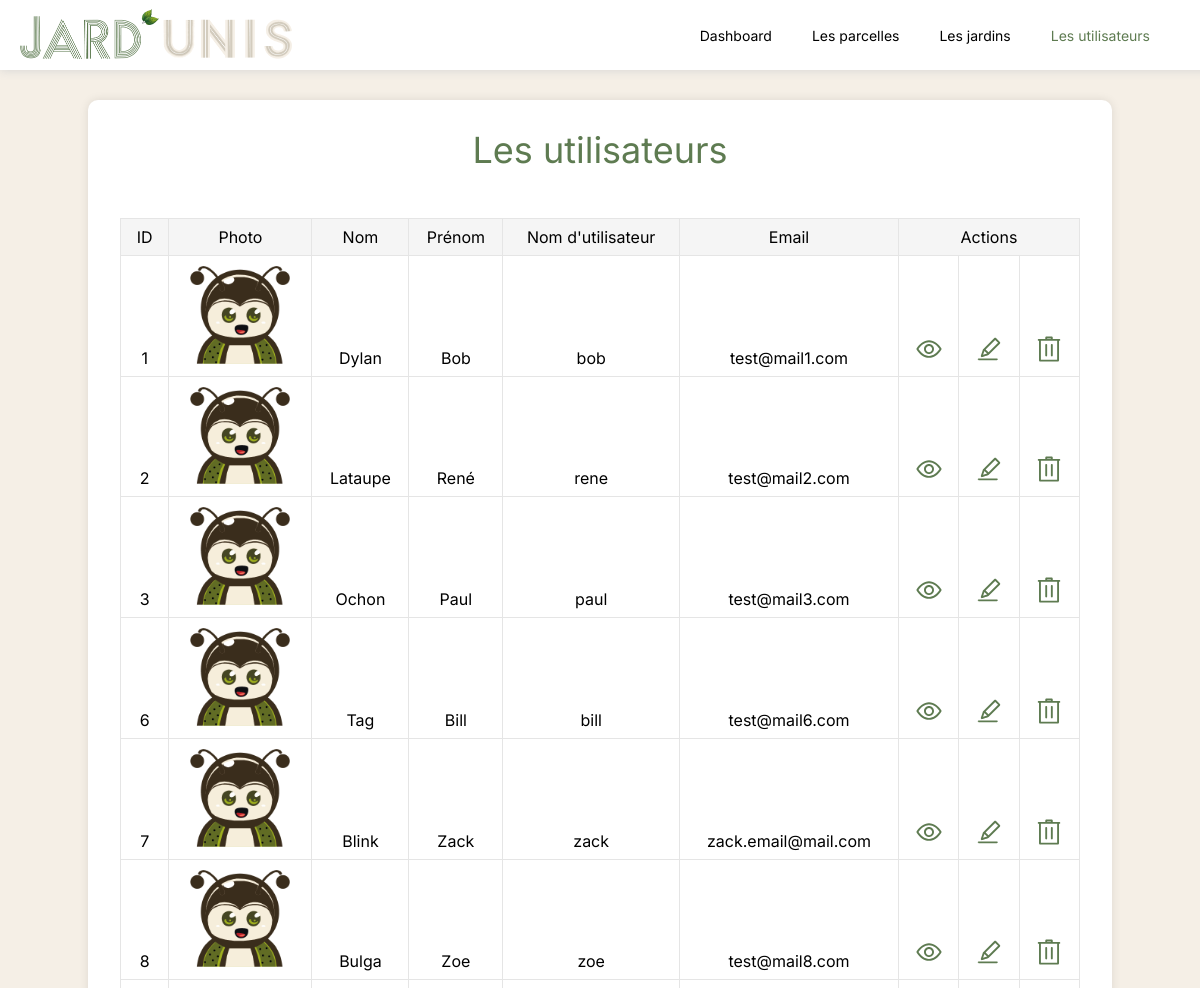
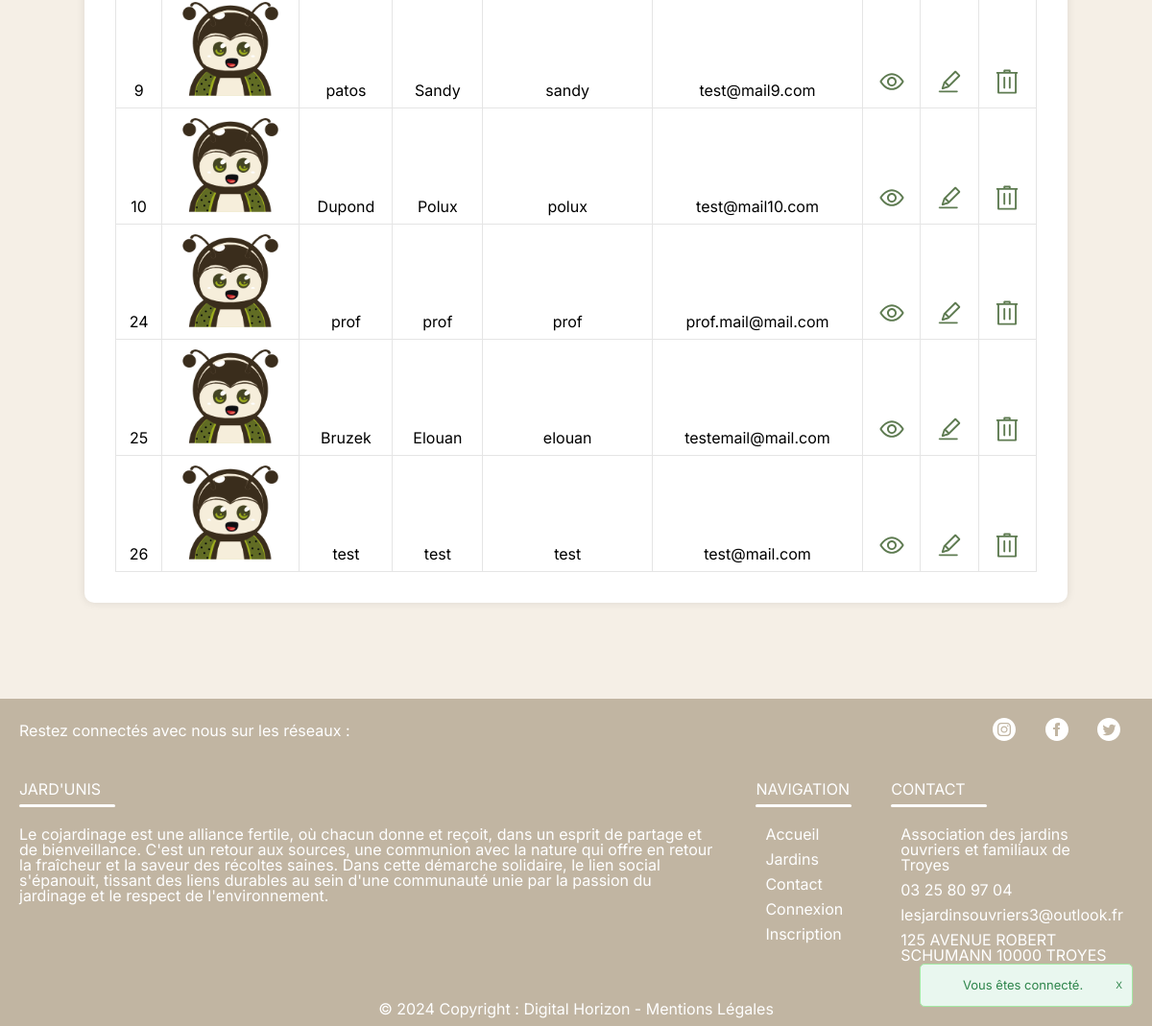
Screenshot of /admin/users/tableUsers.php (signed in) with the database file from the repository (2 pictures, top to bottom).
### tables this page shows
CREATE TABLE `users` (
  `user_id` int(11) NOT NULL,
  `user_nom` varchar(50) NOT NULL,
  `user_prnm` varchar(50) NOT NULL,
  `user_login` varchar(50) NOT NULL,
  `user_pass` varchar(255) NOT NULL,
  `user_email` varchar(100) NOT NULL,
  `user_photo` varchar(100) NOT NULL DEFAULT 'default_user.webp'
);

### admin/users/tableUsers.php (the view, shortened to what this page needs)
<?php
require('../../model/connectBD.php');
require('../../composants/head.php');
require('../../composants/headerAdmin.php');
$req = $bd->query("SELECT * FROM users ORDER BY 1");
$users = $req->fetchAll(PDO::FETCH_ASSOC);
?>
<div class="container-dashboard">
    <h1>Les utilisateurs</h1>
    <div class="block-tempUsers">
        <table border="1">
            <tr>
                <th>ID</th>
                <th>Photo</th>
                <th>Nom</th>
                <th>Prénom</th>
                <th>Nom d'utilisateur</th>
                <th>Email</th>
                <th colspan="3">Actions</th>
            </tr>
            <?php
            foreach ($users as $user) {
                echo '<tr>';
                echo '<td>' . $user['user_id'] . '</td>';
                echo '<td><img src="/src/assets/uploads/' . $user['user_photo'] . '" alt="Photo de profil" style="width:100px;"></td>';
                echo '<td>' . $user['user_nom'] . '</td>';
                echo '<td>' . $user['user_prnm'] . '</td>';
                echo '<td>' . $user['user_login'] . '</td>';
                echo '<td>' . $user['user_email'] . '</td>';
                echo '<td><a href="compte.php?users=' . $user['user_id'] . '"><svg clip-rule="evenodd" fill="currentColor" stroke-linejoin="round" stroke-miterlimit="2" viewBox="0 0 24 24" xmlns="http://www.w3.org/2000/svg"><path d="m11.998 5c-4.078 0-7.742 3.093-9.853 6.483-.096.159-.145.338-.145.517s.048.358.144.517c2.112 3.39 5.776 6.483 9.854 6.483 4.143 0 7.796-3.09 9.864-6.493.092-.156.138-.332.138-.507s-.046-.351-.138-.507c-2.068-3.403-5.721-6.493-9.864-6.493zm8.413 7c-1.837 2.878-4.897 5.5-8.413 5.5-3.465 0-6.532-2.632-8.404-5.5 1.871-2.868 4.939-5.5 8.404-5.5 3.518 0 6.579 2.624 8.413 5.5zm-8.411-4c2.208 0 4 1.792 4 4s-1.792 4-4 4-4-1.792-4-4 1.792-4 4-4zm0 1.5c-1.38 0-2.5 1.12-2.5 2.5s1.12 2.5 2.5 2.5 2.5-1.12 2.5-2.5-1.12-2.5-2.5-2.5z" fill-rule="nonzero"/></svg></a></td>';
                echo '<td><a href="modifFormUser.php?users=' . $user['user_id'] . '"><svg clip-rule="evenodd" fill="currentColor" stroke-linejoin="round" stroke-miterlimit="2" viewBox="0 0 24 24" xmlns="http://www.w3.org/2000/svg"><path d="m19 20.25c0-.402-.356-.75-.75-.75-2.561 0-11.939 0-14.5 0-.394 0-.75.348-.75.75s.356.75.75.75h14.5c.394 0 .75-.348.75-.75zm-7.403-3.398 9.124-9.125c.171-.171.279-.423.279-.684 0-.229-.083-.466-.28-.662l-3.115-3.104c-.185-.185-.429-.277-.672-.277s-.486.092-.672.277l-9.143 9.103c-.569 1.763-1.555 4.823-1.626 5.081-.02.075-.029.15-.029.224 0 .461.349.848.765.848.511 0 .991-.189 5.369-1.681zm-3.27-3.342 2.137 2.137-3.168 1.046zm.955-1.166 7.651-7.616 2.335 2.327-7.637 7.638z" fill-rule="nonzero"/></svg></a></td>';
                echo '<td><a onclick="openModalUser()" href="#"><svg clip-rule="evenodd" fill="currentColor" stroke-linejoin="round" stroke-miterlimit="2" viewBox="0 0 24 24" xmlns="http://www.w3.org/2000/svg"><path d="m4.015 5.494h-.253c-.413 0-.747-.335-.747-.747s.334-.747.747-.747h5.253v-1c0-.535.474-1 1-1h4c.526 0 1 .465 1 1v1h5.254c.412 0 .746.335.746.747s-.334.747-.746.747h-.254v15.435c0 .591-.448 1.071-1 1.071-2.873 0-11.127 0-14 0-.552 0-1-.48-1-1.071zm14.5 0h-13v15.006h13zm-4.25 2.506c-.414 0-.75.336-.75.75v8.5c0 .414.336.75.75.75s.75-.336.75-.75v-8.5c0-.414-.336-.75-.75-.75zm-4.5 0c-.414 0-.75.336-.75.75v8.5c0 .414.336.75.75.75s.75-.336.75-.75v-8.5c0-.414-.336-.75-.75-.75zm3.75-4v-.5h-3v.5z" fill-rule="nonzero"/></svg></a></td>';
                echo '</tr>';
            }
            ?>
        </table>
    </div>
</div>
<?php
require('../../composants/footer.php');
?>

### src/assets/css/style.css (style rules this page uses)
html, body, div, span, applet, object, iframe, h1, h2, h3, h4, h5, h6, p, blockquote, pre, a, abbr, acronym, address, big, cite, code, del, dfn, em, img, ins, kbd, q, s, samp, small, strike, strong, sub, sup, tt, var, b, u, i, center, dl, dt, dd, ol, ul, li, fieldset, form, label, legend, table, caption, tbody, tfoot, thead, tr, th, td, article, aside, canvas, details, embed, figure, figcaption, footer, header, hgroup, menu, nav, output, ruby, section, summary, time, mark, audio, video { margin: 0; padding: 0; border: 0; font-size: 100%; font: inherit; vertical-align: baseline; }
body { line-height: 1; }
table { border-collapse: collapse; border-spacing: 0; }
body { font-family: "Inter", sans-serif; background-color: #f5efe6; }
h1 { text-align: center; font-size: 36px; color: #5E7B51; margin-bottom: 50px; }
html, body { height: 100%; margin: 0; }
a { color: #5E7B51; }
svg { width: 30px; }
table th, table td { border: solid black 1px; }
.container-dashboard { min-height: 100vh; max-width: 1200px; width: 80%; margin: 100px auto; padding: 2rem; background-color: white; border-radius: 10px; box-shadow: 0 0 10px rgba(0,0,0,.1); overflow-x: scroll; }
.block-tempParcelles, .block-tempJardins, .block-tempUsers { margin-top: 30px; width: 100%; max-width: 1200px; }
.block-tempParcelles a, .block-tempJardins a, .block-tempUsers a { color: #5E7B51; text-decoration: none; }
.block-tempParcelles svg, .block-tempJardins svg, .block-tempUsers svg { width: 30px; }
.block-tempParcelles table, .block-tempJardins table, .block-tempUsers table { width: 100%; border-collapse: collapse; }
.block-tempParcelles table th, .block-tempJardins table th, .block-tempUsers table th { background-color: #f5f5f5; }
.block-tempParcelles table th, .block-tempParcelles table td, .block-tempJardins table th, .block-tempJardins table td, .block-tempUsers table th, .block-tempUsers table td { padding: 10px; border: 1px solid #e5e5e5; text-align: center; }

### rows the page displays
users: user_id "1", user_photo (placeholder picture), user_nom "Dylan", user_prnm "Bob", user_login "bob", user_email "test@mail1.com"
users: user_id "2", user_photo (placeholder picture), user_nom "Lataupe", user_prnm "René", user_login "rene", user_email "test@mail2.com"
users: user_id "3", user_photo (placeholder picture), user_nom "Ochon", user_prnm "Paul", user_login "paul", user_email "test@mail3.com"
users: user_id "6", user_photo (placeholder picture), user_nom "Tag", user_prnm "Bill", user_login "bill", user_email "test@mail6.com"
users: user_id "7", user_photo (placeholder picture), user_nom "Blink", user_prnm "Zack", user_login "zack", user_email "zack.email@mail.com"
users: user_id "8", user_photo (placeholder picture), user_nom "Bulga", user_prnm "Zoe", user_login "zoe", user_email "test@mail8.com"
users: user_id "9", user_photo (placeholder picture), user_nom "patos", user_prnm "Sandy", user_login "sandy", user_email "test@mail9.com"
users: user_id "10", user_photo (placeholder picture), user_nom "Dupond", user_prnm "Polux", user_login "polux", user_email "test@mail10.com"
users: user_id "24", user_photo (placeholder picture), user_nom "prof", user_prnm "prof", user_login "prof", user_email "prof.mail@mail.com"
users: user_id "25", user_photo (placeholder picture), user_nom "Bruzek", user_prnm "Elouan", user_login "elouan", user_email "testemail@mail.com"
users: user_id "26", user_photo (placeholder picture), user_nom "test", user_prnm "test", user_login "test", user_email "test@mail.com"

### other values shown
$_SESSION['alert_message'] "Vous êtes connecté."
